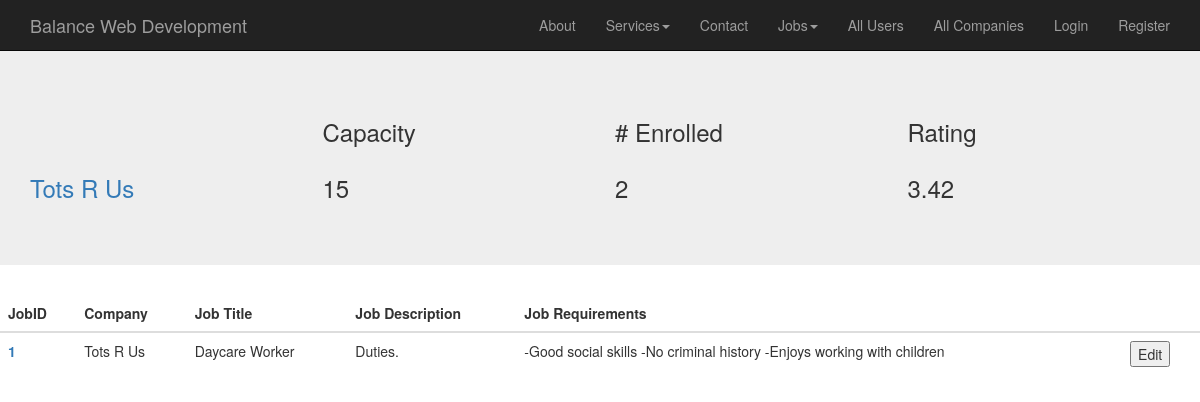
The page /index.php?action=viewCompanyProfile&id=1 on the database its author committed.
### tables this page shows
CREATE TABLE `company` (
  `id` int(11) NOT NULL,
  `companyName` varchar(100) NOT NULL,
  `employeeCount` int(11) NOT NULL,
  `childCapacity` int(11) NOT NULL,
  `childrenEnrolled` int(11) NOT NULL,
  `overallRating` float DEFAULT NULL,
  `ownerID` int(11) NOT NULL,
  `companyImage` varchar(50) DEFAULT NULL
);

CREATE TABLE `job` (
  `id` int(11) NOT NULL,
  `companyID` int(11) NOT NULL,
  `jobName` varchar(50) DEFAULT NULL,
  `jobDescription` varchar(500) DEFAULT NULL,
  `jobRequirements` varchar(500) DEFAULT NULL,
  `applicationSlots` int(11) DEFAULT NULL
);

### models/company_db.php (called while the page is built, shortened)
<?php
class company_db {
    public static function get_company_by_id($id) {
        $db = Database::getDB();
        $query = 'SELECT *
              FROM company
              WHERE ID= :id';
        $statement = $db->prepare($query);
        $statement->bindValue(':id', $id);
        $statement->execute();
        $value = $statement->fetch();
        $owner = user_db::get_user_by_id($value['ownerID']);
        $company = new company($value['id'], $value['companyName'], $value['employeeCount'], $value['childCapacity'], $value['childrenEnrolled'], $value['overallRating'], $owner,$value['companyImage']);
        return $company;
    }
}

### models/user_db.php (called while the page is built, shortened)
<?php
class user_db {
    public static function get_user_by_id($id) {
        $db = Database::getDB();
        $query = 'SELECT *
              FROM user
              WHERE ID= :id';
        $statement = $db->prepare($query);
        $statement->bindValue(':id', $id);
        $statement->execute();
        $value = $statement->fetch();
        $userRole = role_db::get_role_by_id($value['roleID']);
        $users = new user($value['id'], $value['fName'], $value['lName'], $value['email'], $value['uName'], $value['pWord'], $value['image'], $userRole);
        return $users;
    }
}

### models/role_db.php (called while the page is built, shortened)
<?php
class role_db {
    public static function get_role_by_id($id) {
        $db = Database::getDB();
        $query = 'SELECT *
              FROM role
              WHERE ID= :id';
        $statement = $db->prepare($query);
        $statement->bindValue(':id', $id);
        $statement->execute();
        $value = $statement->fetch();
        $role = new role($value['id'], $value['type']);
        return $role;
    }
}

### models/company.php (called while the page is built, shortened)
<?php
class company {
    private $ID, $companyName, $employeeCount, $childCapacity, $childrenEnrolled, $overallRating, $ownerID, $image;
    function __construct($ID, $companyName, $employeeCount, $childCapacity, $childrenEnrolled, $overallRating, user $ownerID = null, $image) {
        $this->ID = $ID;
        $this->companyName = $companyName;
        $this->childCapacity = $childCapacity;
        $this->childrenEnrolled = $childrenEnrolled;
        $this->overallRating = $overallRating;
    }
    function getID() {
        return $this->ID;
    }
    function getCompanyName() {
        return $this->companyName;
    }
    function getChildCapacity() {
        return $this->childCapacity;
    }
    function getChildrenEnrolled() {
        return $this->childrenEnrolled;
    }
    function getOverallRating(){
        return $this->overallRating;
    }
}

### models/job_db.php (called while the page is built, shortened)
<?php
class job_db {
    public static function get_job_by_Companyid($id) {
        $db = Database::getDB();
        $query = 'SELECT *
              FROM job JOIN company ON
              job.companyID=company.id
              WHERE job.companyID= :id';
        $statement = $db->prepare($query);
        $statement->bindValue(':id', $id);
        $statement->execute();
        $rows = $statement->fetchAll();
        foreach ($rows as $value) {
            $job = new job($value['id'], $value['companyID'], $value['jobName'], $value['jobDescription'], $value['jobRequirements']);
            $jobs[] = $job;
        }
        return $jobs;
    }
}

### models/job.php (called while the page is built, shortened)
<?php
class job {
    private $Id, $companyId, $jobName, $jobDescription, $jobRequirements;
    function __construct($Id,$companyId, $jobName, $jobDescription, $jobRequirements) {
        $this->Id = $Id;
        $this->jobName=$jobName;
        $this->jobDescription=$jobDescription;
        $this->jobRequirements=$jobRequirements;
    }
    function getId() {
        return $this->Id;
    }
    function getJobName() {
        return $this->jobName;
    }
    function getJobDescription() {
        return $this->jobDescription;
    }
    function getJobRequirements() {
        return $this->jobRequirements;
    }
}

### views/companyProfile.php (the view, shortened to what this page needs)
<!DOCTYPE html>
<html lang="en">
<head>
  <?php include ('css/css.php'); ?>
</head>
<body>
<?php include('nav.php') ?>
<div class="jumbotron">
  <div class="container">
      <div class="row">
                <div class="col-md-3">
                </div>
                <div class="col-md-3">
                    <h3>Capacity</h3>
                </div>
                <div class="col-md-3">
                    <h3># Enrolled</h3>
                </div>
                <div class="col-md-3">
                    <h3>Rating</h3>
                </div>
            </div>
<div class="row">
                    <div class="col-md-3">
                        <h3><a href="index.php?action=viewCompanyProfile&amp;id=<?php echo $c->getID(); ?>"><?php echo $c->getCompanyName(); ?></a></h3>
                    </div>
                    <div class="col-md-3">
                        <h3><?php echo $c->getChildCapacity(); ?></h3>
                    </div>
                    <div class="col-md-3">
                        <h3><?php echo $c->getChildrenEnrolled(); ?></h3>
                    </div>
                    <div class="col-md-3">
                        <h3><?php echo $c->getOverallRating(); ?></h3>
                    </div>
                </div>
  </div>
</div>
<table class="table table-dark">
  <thead>
    <tr>
      <th scope="col">JobID</th>
      <th scope="col">Company</th>
      <th scope="col">Job Title</th>
      <th scope="col">Job Description</th>
      <th scope="col">Job Requirements</th>
      <th scope="col"></th>
    </tr>
  </thead>
  <?php foreach ($jobs as $j) : ?>
  <tbody>
    <tr>
      <th scope="row"><a href="index.php?action=viewJob&amp;id=<?php echo $j->getId(); ?>">
                                <?php  echo $j->getId(); ?>
                            </a></th>
      <td><?php echo $c->getCompanyName(); ?></td>
      <td><?php echo $j->getJobName();?></td>
      <td><?php echo $j->getJobDescription() ; ?></td>
      <td><?php echo $j->getJobRequirements() ; ?></td>
      <td><input type='submit' value='Edit'></td>
    </tr>
    <?php endforeach; ?>
  </tbody>
</table>
</body>
</html>

### rows shown on the page
company: companyName "Tots R Us", childCapacity "15", childrenEnrolled "2", overallRating "3.42"
job: companyID "1", companyID.companyName "Tots R Us", jobName "Daycare Worker", jobDescription "Duties.", jobRequirements "-Good social skills -No criminal history -Enjoys working with children"
